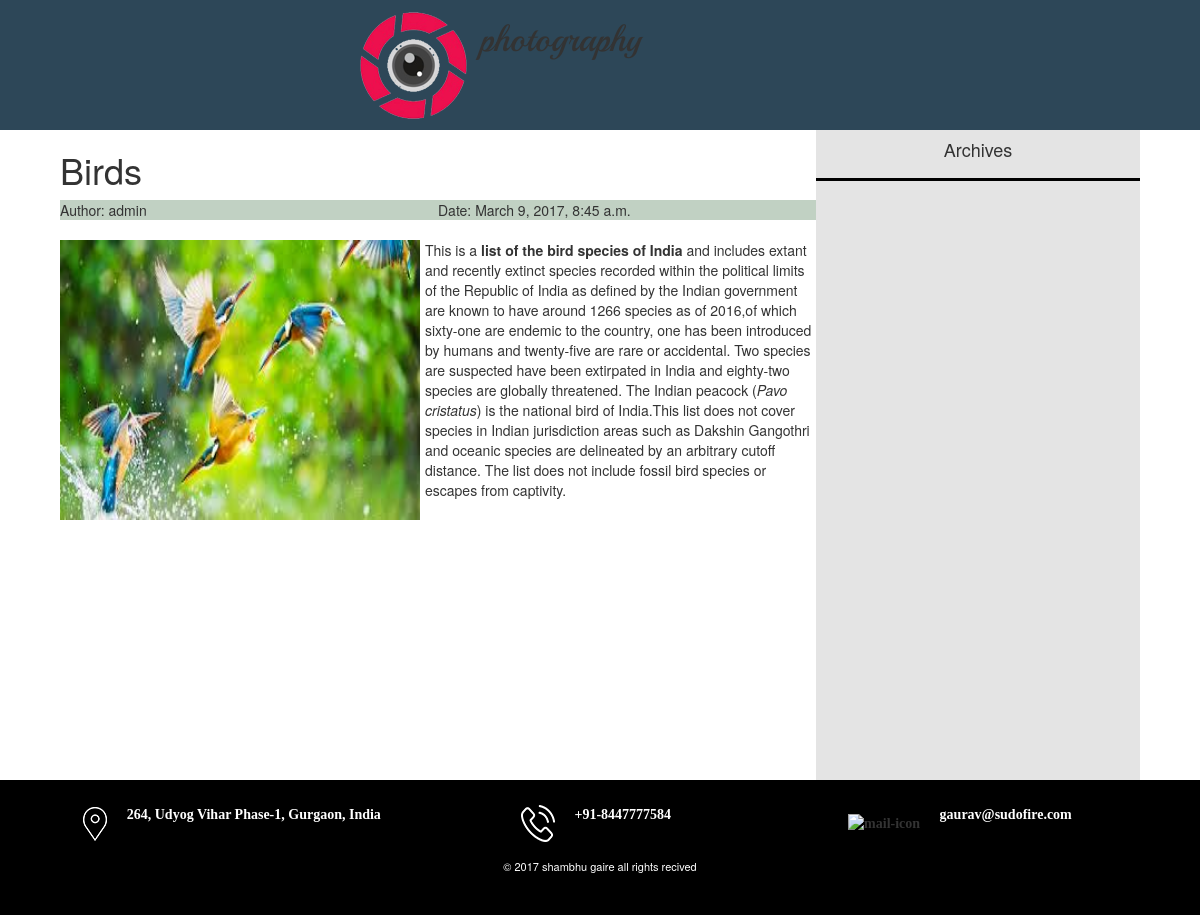
The page /blog/2/detail/ on the database its author committed.
### blog/models.py (models this page shows, shortened)
class Post(models.Model):
    author = models.ForeignKey('auth.User',on_delete=models.CASCADE,)
    title = models.CharField(max_length=200)
    text = RichTextUploadingField()
    created_date = models.DateTimeField(
            default=timezone.now)
    published_date = models.DateTimeField(
            blank=True, null=True)
    image=models.ImageField(upload_to='uploads/', blank=True, null=True)

### blog/views.py (the view)
# urls.py: url(r'^blog/(?P<pk>[0-9]+)/detail/$', views.PostDetailView.as_view(), name='post_detail'),
class PostDetailView(generic.DetailView):
	template_name = 'blog/blog_detail.html'
	model = Post
	def get_context_data(self, *args, **kwargs):
		context = super(PostDetailView, self).get_context_data(*args, **kwargs)
		context['month_post'] = Post.objects.filter(published_date__month=timezone.now().month).exclude(id=self.kwargs['pk'])
		return context

### blog/templates/blog/blog_detail.html (shortened to what this page needs)
{% extends "base.html" %}
{% load staticfiles %}
{% block content %}
        <section class="header-containor">
            <div class="containor-1">
                <div class="img"><img src="{% static 'images/logo.png' %}" alt="logo"></div>
                <div class="heading"><h1>photography</h1></div>
            </div>
        </section>
        <section>
            <div class="containor">
                <div class="content-containor">
                    <h1>{{ post.title }}</h1>
                    <div class="detail"><p>Author: {{ post.author }}</p> <p>Date: {{ post.published_date }}</p></div>
                    <div class="content">
                        <img src="{{ MEDIA_URL }}{{ post.image }}" alt="photo">
                        {% autoescape off %}<p>{{ post.text}}</p>{% endautoescape %}
                    </div>
                </div>
                <div class="sidebar">
                    <aside>
                        <h4>Archives</h4>
                    </aside>
                </div>
            </div>
        </section>
{% endblock %}

### static/css/sign-up.css (style rules this page uses)
.body { margin: 0px; }

### static/css/post.css (style rules this page uses)
.body { margin: 0px; }
.header-containor { height:130px; background-color: #A9B5AA; }
.containor-1 { width: 40%; margin: 0 auto; }
.img { width:25%; float: left; padding-top: 12px; }
.heading { width:75%; float: left; font-family: playball; font-size: 40px; }
.heading h1 { margin: 0px; padding-top: 20px; }
.containor { width:90%; margin: 0 auto; height: 545px; }
.content-containor { width: 70%; float: left; }
.detail { width: 100%; background-color: rgba(211,211,211,0.3); height:20px; }
.detail p { width: 50%; margin: 0px; float: left; }
.content { margin-top: 20px; }
.content img { float: left; height: 280px; width: 360px; margin-right: 5px; }
.content p:first-of-type { margin-top: 0px; }
.sidebar { width: 30%; float: left; text-align: center; background-color: rgba(211,211,211,0.6); height: 545px; overflow: scroll; }
.sidebar h4 { border-bottom: solid #000000; padding-bottom: 18px; }

### static/css/main.css (style rules this page uses)
.body { margin: 0px; }

### static/css/page-2.css (style rules this page uses)
.body { margin: 0px; }
.header-containor { height:130px; background-color: #2D4758; }
.containor-1 { width: 40%; margin: 0 auto; }
.img { width:25%; float: left; padding-top: 12px; }
.heading { width:75%; float: left; font-family: playball; font-size: 40px; }
.heading h1 { margin: 0px; padding-top: 20px; }
.containor { width:90%; margin: 0 auto; height: 545px; display:table; }
.content-containor { width: 70%; float: left; }
.detail { width: 100%; background-color: rgba(51,104,56,0.3); height:20px; }
.detail p { width: 50%; margin: 0px; float: left; }
.content { margin-top: 20px; }
.content img { float: left; height: 280px; width: 360px; margin-right: 5px; }
.content p:first-of-type { margin-top: 0px; }
.sidebar { width: 30%; float: left; text-align: center; background-color: rgba(211,211,211,0.6); height: 650px; overflow: scroll; }
.sidebar h4 { border-bottom: solid #000000; padding-bottom: 18px; }

### rows shown on the page
Post: title "Birds", author "admin", published_date "March 9, 2017, 8:45 a.m.", image (picture), text "This is a list of the bird species of India and includes extant and recently extinct species recorded within the political limits of the Republic of India as defined by the Indian government are known to have around 1266 species as of 2016,of which sixty-one are endemic to the country, one has been introduced by humans and twenty-five are rare or accidental. Two species are suspected have been extirpated in India and eighty-two species are globally threatened. The Indian peacock ( Pavo cristatus ) is the national bird of India.This list does not cover species in Indian jurisdiction areas such as Dakshin Gangothri and oceanic species are delineated by an arbitrary cutoff distance. The list…"
